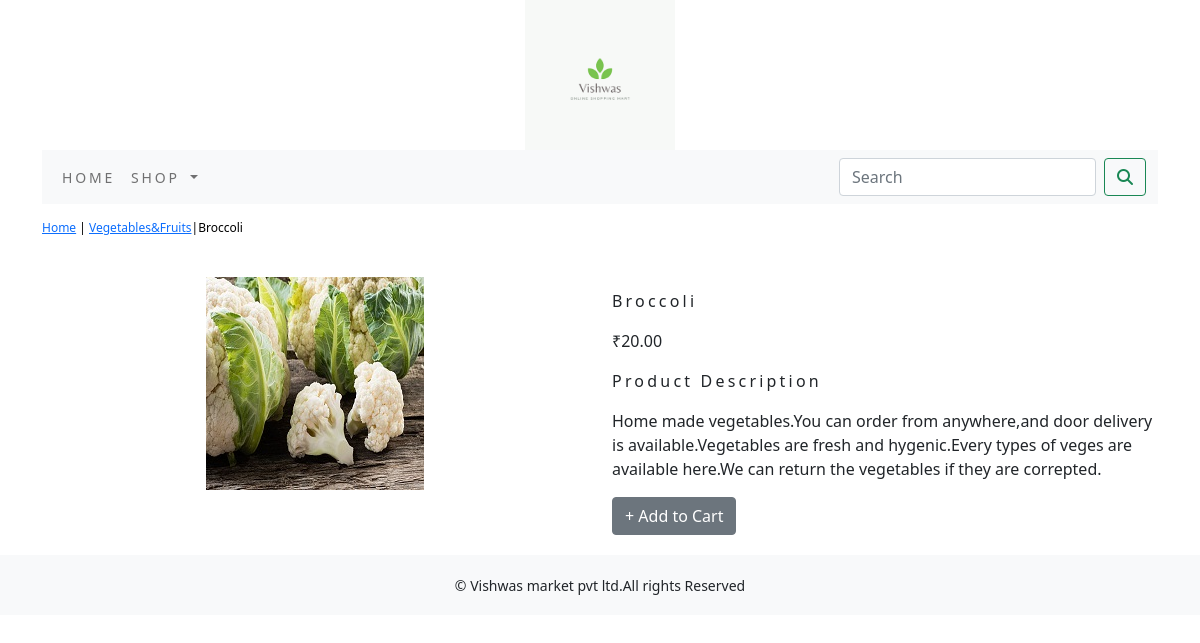
The page /shop/vegetablesfruits/broccoli/ on the database its author committed.
### shop/models.py (models this page shows, shortened)
class Product(models.Model):
    name=models.CharField(max_length=250,unique=True)
    slug=models.SlugField(max_length=250,unique=True)
    description=models.TextField(blank=True)
    price=models.DecimalField(max_digits=10,decimal_places=2)
    category=models.ForeignKey(Category,on_delete=models.CASCADE)
    image=models.ImageField(upload_to='product',blank=True)
    stock=models.IntegerField()
    available=models.BooleanField(default=True)
    created=models.DateTimeField(auto_now_add=True)
    updated=models.DateTimeField(auto_now=True)
    class Meta:
        ordering=('name',)
        verbose_name='product'
        verbose_name_plural='products'

class Category(models.Model):
    name=models.CharField(max_length=250,unique=True)
    slug=models.SlugField(max_length=250,unique=True)
    description=models.TextField(blank=True)
    image=models.ImageField(upload_to='category',blank=True)
    class Meta:
        ordering=('name',)
        verbose_name='category'
        verbose_name_plural='categories'
    def get_url(self):
        return  reverse('shop:product_by_category',args=[self.slug])
    def __str__(self):
        return  '{}'.format(self.name)

### shop/views.py (the view)
# urls.py: path('<slug:c_slug>/<slug:product_slug>/', views.proDetail, name='prodCatdetail'),
def proDetail(request,c_slug,product_slug):
    try:
        product=Product.objects.get(category__slug=c_slug,slug=product_slug)
    except Exception as e:
        raise e
    return  render(request,'product.html',{'product':product})

### cart/context_processors.py (called while the page is built)
def counter(request):
    item_count=0
    if 'admin' in request.path:
        return  {}
    else:
        try:
            cart=Cart.objects.filter(cart_id=_cart_id(request))
            car_items=CartItem.objects.all().filter(cart=cart[:1])
            for cart_item in car_items:
                item_count += cart_item.quantity
        except Cart.DoesNotExist:
            item_count =0
    return  dict(item_count=item_count)

### cart/views.py (called while the page is built)
def _cart_id(request):
    cart=request.session.session_key
    if not cart:
        cart=request.session.create()
    return cart

### shop/context_processors.py (called while the page is built)
def menu_links(request):
    links=Category.objects.all()
    return dict(links=links)

### template/product.html (shortened to what this page needs)
{% extends 'base.html' %}
{% load static %}
{% block content %}
<div class="row my_prod_row_class">
    <div class="mx_auto">
        <p> <a href="{% url 'shop:allProdCat' %}">Home</a> | <a href ="{{product.category.get_url}}">{{product.category}}</a>|{{product.name}}</p>
    </div>
<div class="container">
<br>
<div class="row">
    <div class="col-12 col-sm-12 col-md-12 col-lg-6 text-center">
        <div style="min-width:18rem">
            <img src="{{product.image.url}}" alt="{{product.name}}">
        </div>
    </div>
     <div class="col-12 col-sm-12 col-md-12 col-lg-6">
         <div>
         <h1 class="my_prod_title">{{product.name}}</h1>
         <p>₹{{product.price}}</p>
         <p class="my_title"> Product Description</p>
         <p class="text-justify my_rod_text">{{product.description}}</p>
         {% if  product.stock <= 0 %}
         <p class="text-justify my_prod_text"><b>Out of stock</b></p>
         {% else %}
         <a class="btn btn-secondary" href="{% url 'cart:add_cart' product.id %}">+ Add to Cart</a>
         {% endif%}
     </div>
 </div>
</div>
</div>
</div>
{% endblock  %}

### static/css/custom.css (style rules this page uses)
body { font-family: 'Roboto', sans-serif; }
.my_title { font-size:16px; text_transform:uppercase; letter-spacing:.2em; }
.my_prod_row_class { padding-top:15px; padding-bottom:20px }
.my_prod_row_class .mx_auto { color:#000; font-size:12px; text-decoration:none; }
.my_prod_title { font-size:16px; text_transform:uppercase; letter-spacing:.2em; padding-top:15px; padding-bottom:10px; }

### rows shown on the page
Product: category "Vegetables&Fruits", name "Broccoli", image (picture), price "20.00", description "Home made vegetables.You can order from anywhere,and door delivery is available.Vegetables are fresh and hygenic.Every types of veges are available here.We can return the vegetables if they are correpted."
